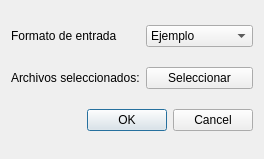
<?xml version="1.0" encoding="UTF-8"?>
<ui version="4.0">
 <class>Conversor</class>
 <widget class="QDialog" name="Conversor">
  <property name="geometry">
   <rect>
    <x>0</x>
    <y>0</y>
    <width>264</width>
    <height>159</height>
   </rect>
  </property>
  <property name="windowTitle">
   <string>Conversor</string>
  </property>
  <layout class="QGridLayout" name="gridLayout">
   <item row="0" column="1">
    <widget class="QComboBox" name="combox_formato">
     <item>
      <property name="text">
       <string>Ejemplo</string>
      </property>
     </item>
    </widget>
   </item>
   <item row="0" column="0">
    <widget class="QLabel" name="label_formato">
     <property name="text">
      <string>Formato de entrada</string>
     </property>
    </widget>
   </item>
   <item row="2" column="0" colspan="2">
    <widget class="QDialogButtonBox" name="bbox">
     <property name="standardButtons">
      <set>QDialogButtonBox::Cancel|QDialogButtonBox::Ok</set>
     </property>
    </widget>
   </item>
   <item row="1" column="0">
    <widget class="QLabel" name="label_archivos_seleccionados">
     <property name="maximumSize">
      <size>
       <width>16777215</width>
       <height>20</height>
      </size>
     </property>
     <property name="text">
      <string>Archivos seleccionados:</string>
     </property>
    </widget>
   </item>
   <item row="1" column="1">
    <widget class="QPushButton" name="but_seleccionar">
     <property name="text">
      <string>Seleccionar</string>
     </property>
    </widget>
   </item>
  </layout>
 </widget>
 <resources/>
 <connections/>
</ui>
